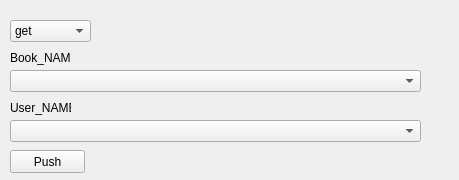
<?xml version="1.0" encoding="UTF-8"?>
<ui version="4.0">
 <class>FormGetBorrow</class>
 <widget class="QWidget" name="FormGetBorrow">
  <property name="geometry">
   <rect>
    <x>0</x>
    <y>0</y>
    <width>459</width>
    <height>180</height>
   </rect>
  </property>
  <property name="minimumSize">
   <size>
    <width>459</width>
    <height>180</height>
   </size>
  </property>
  <property name="maximumSize">
   <size>
    <width>459</width>
    <height>180</height>
   </size>
  </property>
  <property name="windowTitle">
   <string>Выдать/ сдать/ получить</string>
  </property>
  <property name="windowIcon">
   <iconset resource="resources/images.qrc">
    <normaloff>:/form.jpeg</normaloff>:/form.jpeg</iconset>
  </property>
  <widget class="QPushButton" name="buttonPushRequest">
   <property name="geometry">
    <rect>
     <x>10</x>
     <y>150</y>
     <width>75</width>
     <height>23</height>
    </rect>
   </property>
   <property name="text">
    <string>Push</string>
   </property>
  </widget>
  <widget class="QComboBox" name="modeRequest">
   <property name="geometry">
    <rect>
     <x>10</x>
     <y>20</y>
     <width>81</width>
     <height>22</height>
    </rect>
   </property>
   <item>
    <property name="text">
     <string comment="Получение пользователем">get</string>
    </property>
   </item>
   <item>
    <property name="text">
     <string>borrow</string>
    </property>
   </item>
   <item>
    <property name="text">
     <string>extension</string>
    </property>
   </item>
  </widget>
  <widget class="QComboBox" name="bookInfoComboBox">
   <property name="geometry">
    <rect>
     <x>10</x>
     <y>280</y>
     <width>69</width>
     <height>22</height>
    </rect>
   </property>
   <item>
    <property name="text">
     <string>id</string>
    </property>
   </item>
   <item>
    <property name="text">
     <string>name</string>
    </property>
   </item>
  </widget>
  <widget class="QLineEdit" name="line_bookID">
   <property name="geometry">
    <rect>
     <x>10</x>
     <y>200</y>
     <width>411</width>
     <height>20</height>
    </rect>
   </property>
  </widget>
  <widget class="QLineEdit" name="line_userID">
   <property name="geometry">
    <rect>
     <x>10</x>
     <y>250</y>
     <width>411</width>
     <height>20</height>
    </rect>
   </property>
  </widget>
  <widget class="QLabel" name="label">
   <property name="geometry">
    <rect>
     <x>10</x>
     <y>50</y>
     <width>61</width>
     <height>16</height>
    </rect>
   </property>
   <property name="text">
    <string>Book_NAME</string>
   </property>
  </widget>
  <widget class="QLabel" name="label_2">
   <property name="geometry">
    <rect>
     <x>10</x>
     <y>100</y>
     <width>61</width>
     <height>16</height>
    </rect>
   </property>
   <property name="text">
    <string>User_NAME</string>
   </property>
  </widget>
  <widget class="QComboBox" name="comboBookName">
   <property name="geometry">
    <rect>
     <x>10</x>
     <y>70</y>
     <width>411</width>
     <height>22</height>
    </rect>
   </property>
  </widget>
  <widget class="QComboBox" name="comboUserName">
   <property name="geometry">
    <rect>
     <x>10</x>
     <y>120</y>
     <width>411</width>
     <height>22</height>
    </rect>
   </property>
  </widget>
  <widget class="QLabel" name="label_3">
   <property name="geometry">
    <rect>
     <x>10</x>
     <y>180</y>
     <width>61</width>
     <height>16</height>
    </rect>
   </property>
   <property name="text">
    <string>Book_ID</string>
   </property>
  </widget>
  <widget class="QLabel" name="label_4">
   <property name="geometry">
    <rect>
     <x>10</x>
     <y>230</y>
     <width>61</width>
     <height>16</height>
    </rect>
   </property>
   <property name="text">
    <string>User_ID</string>
   </property>
  </widget>
 </widget>
 <resources>
  <include location="resources/images.qrc"/>
 </resources>
 <connections/>
</ui>
